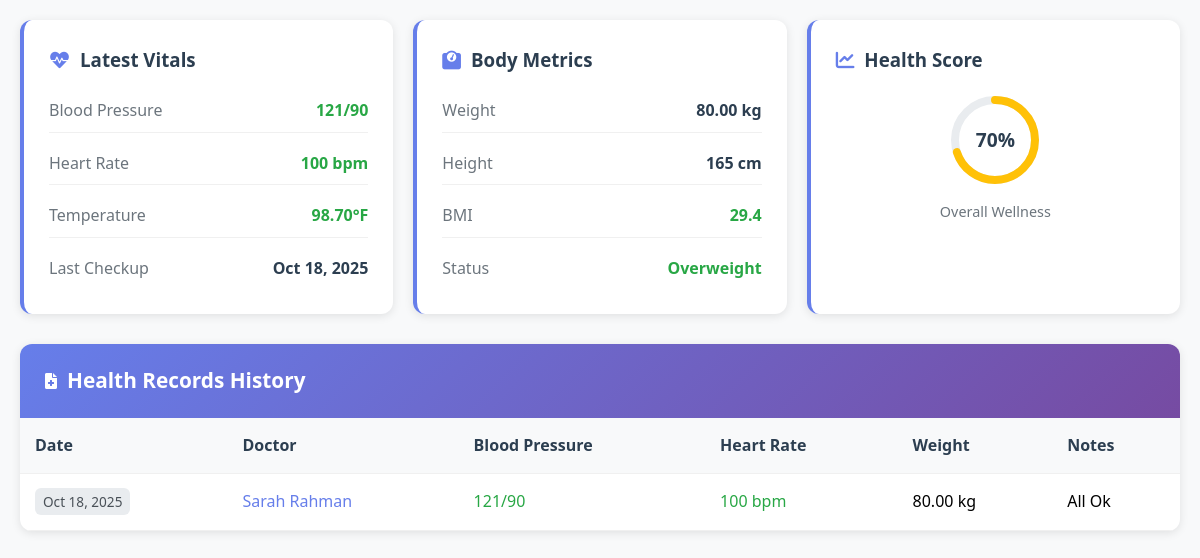
The page /resident/health.php (signed in) on the database its author committed.
### tables this page shows
CREATE TABLE `health_records` (
  `id` int(11) NOT NULL,
  `resident_id` int(11) DEFAULT NULL,
  `doctor_id` int(11) DEFAULT NULL,
  `checkup_date` date DEFAULT NULL,
  `blood_pressure` varchar(20) DEFAULT NULL,
  `blood_sugar` decimal(5,2) DEFAULT NULL,
  `weight` decimal(5,2) DEFAULT NULL,
  `heart_rate` int(11) DEFAULT NULL,
  `temperature` decimal(4,2) DEFAULT NULL,
  `notes` text DEFAULT NULL,
  `prescribed_medicines` text DEFAULT NULL,
  `next_checkup_date` date DEFAULT NULL,
  `created_at` timestamp NOT NULL DEFAULT current_timestamp()
);

CREATE TABLE `residents` (
  `id` int(11) NOT NULL,
  `user_id` int(11) DEFAULT NULL,
  `room_number` varchar(10) DEFAULT NULL,
  `plan_id` int(11) DEFAULT NULL,
  `admission_date` date DEFAULT NULL,
  `medical_conditions` text DEFAULT NULL,
  `allergies` text DEFAULT NULL,
  `family_contact_info` text DEFAULT NULL,
  `payment_status` enum('Paid','Pending','Overdue') DEFAULT 'Pending',
  `last_payment_date` date DEFAULT NULL,
  `next_payment_due` date DEFAULT NULL,
  `health_score` int(11) DEFAULT 70,
  `mental_health_score` int(11) DEFAULT 70,
  `laundry_usage_current_month` int(11) DEFAULT 0,
  `cleaning_usage_current_month` int(11) DEFAULT 0,
  `created_at` timestamp NOT NULL DEFAULT current_timestamp(),
  `updated_at` timestamp NOT NULL DEFAULT current_timestamp() ON UPDATE current_timestamp()
);

### resident/health.php (the view, shortened to what this page needs)
<?php
$database = new Database();
$db = $database->getConnection();
$resident_query = "SELECT u.*, r.*, pp.plan_name, pp.monthly_fee, pp.laundry_limit, pp.cleaning_limit
                   FROM users u
                   JOIN residents r ON u.id = r.user_id
                   JOIN payment_plans pp ON r.plan_id = pp.id
                   WHERE u.id = :user_id";
$resident_stmt = $db->prepare($resident_query);
$resident_stmt->bindParam(':user_id', $_SESSION['user_id']);
$resident_stmt->execute();
$resident = $resident_stmt->fetch(PDO::FETCH_ASSOC);
$records_query = "SELECT hr.*,
                  CONCAT(du.first_name, ' ', du.last_name) as doctor_name
                  FROM health_records hr
                  JOIN doctors d ON hr.doctor_id = d.id
                  JOIN users du ON d.user_id = du.id
                  WHERE hr.resident_id = :resident_id
                  ORDER BY hr.checkup_date DESC";
$records_stmt = $db->prepare($records_query);
$records_stmt->bindParam(':resident_id', $resident['id']);
$records_stmt->execute();
$health_records = $records_stmt->fetchAll(PDO::FETCH_ASSOC);
if (count($health_records) > 0) {
    $latest_record = $health_records[0];
    $height = 165;
    $bmi = $latest_record['weight'] ? round($latest_record['weight'] / (($height / 100) ** 2), 1) : 0;
} else {
    $latest_record = null;
    $bmi = 0;
}
$health_score = $resident['health_score'] ?? 0;
?>
<!DOCTYPE html>
<html lang="en">
<head>
    <link href="https://cdnjs.cloudflare.com/ajax/libs/font-awesome/6.0.0/css/all.min.css" rel="stylesheet">
</head>
<body>
    <div class="health-container">
        <div class="health-overview">
            <div class="health-card">
                <h3><i class="fas fa-heartbeat"></i> Latest Vitals</h3>
                <?php if ($latest_record): ?>
                    <div class="health-metric">
                        <span class="metric-label">Blood Pressure</span>
                        <span class="metric-value good"><?php echo $latest_record['blood_pressure'] ?? 'N/A'; ?></span>
                    </div>
                    <div class="health-metric">
                        <span class="metric-label">Heart Rate</span>
                        <span class="metric-value good"><?php echo $latest_record['heart_rate'] ? $latest_record['heart_rate'] . ' bpm' : 'N/A'; ?></span>
                    </div>
                    <div class="health-metric">
                        <span class="metric-label">Temperature</span>
                        <span class="metric-value good"><?php echo $latest_record['temperature'] ? $latest_record['temperature'] . '°F' : 'N/A'; ?></span>
                    </div>
                    <div class="health-metric">
                        <span class="metric-label">Last Checkup</span>
                        <span class="metric-value"><?php echo date('M j, Y', strtotime($latest_record['checkup_date'])); ?></span>
                    </div>
                <?php else: ?>
                    <p style="color: #666; text-align: center; padding: 20px;">No health records available</p>
                <?php endif; ?>
            </div>
            <div class="health-card">
                <h3><i class="fas fa-weight"></i> Body Metrics</h3>
                <?php if ($latest_record): ?>
                    <div class="health-metric">
                        <span class="metric-label">Weight</span>
                        <span class="metric-value"><?php echo $latest_record['weight'] ? $latest_record['weight'] . ' kg' : 'N/A'; ?></span>
                    </div>
                    <div class="health-metric">
                        <span class="metric-label">Height</span>
                        <span class="metric-value">165 cm</span>
                    </div>
                    <div class="health-metric">
                        <span class="metric-label">BMI</span>
                        <span class="metric-value bmi-normal"><?php echo $bmi; ?></span>
                    </div>
                    <div class="health-metric">
                        <span class="metric-label">Status</span>
                        <span class="metric-value bmi-normal"><?php echo $bmi < 18.5 ? 'Underweight' : ($bmi < 25 ? 'Normal' : ($bmi < 30 ? 'Overweight' : 'Obese')); ?></span>
                    </div>
                <?php else: ?>
                    <p style="color: #666; text-align: center; padding: 20px;">No body metrics available</p>
                <?php endif; ?>
            </div>
            <div class="health-card">
                <h3><i class="fas fa-chart-line"></i> Health Score</h3>
                <div class="health-score-container">
                    <div class="health-score-circle">
                        <svg class="progress-circle">
                            <circle class="progress-circle-bg" cx="50" cy="50" r="40"></circle>
                            <circle class="progress-circle-fill" cx="50" cy="50" r="40" data-score="<?php echo $health_score; ?>"></circle>
                        </svg>
                        <div class="score-text"><?php echo $health_score; ?>%</div>
                    </div>
                    <div class="score-label">Overall Wellness</div>
                </div>
            </div>
        </div>
        <div class="records-section">
            <div class="section-header">
                <i class="fas fa-file-medical"></i>
                <h2>Health Records History</h2>
            </div>
            <table class="records-table">
                <thead>
                    <tr>
                        <th>Date</th>
                        <th>Doctor</th>
                        <th>Blood Pressure</th>
                        <th>Heart Rate</th>
                        <th>Weight</th>
                        <th>Notes</th>
                    </tr>
                </thead>
                <tbody>
                    <?php if (count($health_records) > 0): ?>
                        <?php foreach ($health_records as $record): ?>
                        <tr>
                            <td>
                                <span class="date-badge">
                                    <?php echo date('M j, Y', strtotime($record['checkup_date'])); ?>
                                </span>
                            </td>
                            <td>
                                <span class="doctor-name"><?php echo htmlspecialchars($record['doctor_name']); ?></span>
                            </td>
                            <td>
                                <span class="vital-good"><?php echo $record['blood_pressure'] ?? 'N/A'; ?></span>
                            </td>
                            <td>
                                <span class="vital-good"><?php echo $record['heart_rate'] ? $record['heart_rate'] . ' bpm' : 'N/A'; ?></span>
                            </td>
                            <td>
                                <?php echo $record['weight'] ? $record['weight'] . ' kg' : 'N/A'; ?>
                            </td>
                            <td class="notes-cell" title="<?php echo htmlspecialchars($record['notes'] ?? ''); ?>">
                                <?php echo htmlspecialchars($record['notes'] ?? 'No notes'); ?>
                            </td>
                        </tr>
                        <?php endforeach; ?>
                    <?php endif; ?>
                </tbody>
            </table>
        </div>
    </div>
</body>
</html>

### resident/health.php (style rules this page uses)
* { margin: 0; padding: 0; box-sizing: border-box; }
body { font-family: 'Segoe UI', Tahoma, Geneva, Verdana, sans-serif; background: #f8f9fa; padding: 20px; line-height: 1.6; }
.health-container { max-width: 1200px; margin: 0 auto; }
.health-overview { display: grid; grid-template-columns: repeat(auto-fit, minmax(250px, 1fr)); gap: 20px; margin-bottom: 30px; }
.health-card { background: white; padding: 25px; border-radius: 12px; box-shadow: 0 2px 10px rgba(0, 0, 0, 0.1); border-left: 4px solid #667eea; }
.health-card h3 { color: #2c3e50; margin-bottom: 15px; display: flex; align-items: center; gap: 10px; }
.health-card i { color: #667eea; }
.health-metric { display: flex; justify-content: space-between; align-items: center; margin-bottom: 10px; padding: 8px 0; border-bottom: 1px solid #f0f0f0; }
.health-metric:last-child { border-bottom: none; margin-bottom: 0; }
.metric-label { color: #6c757d; font-weight: 500; }
.metric-value { color: #2c3e50; font-weight: 600; }
.metric-value.good { color: #28a745; }
.records-section { background: white; border-radius: 12px; box-shadow: 0 2px 10px rgba(0, 0, 0, 0.1); overflow: hidden; }
.section-header { background: linear-gradient(135deg, #667eea, #764ba2); color: white; padding: 20px 25px; display: flex; align-items: center; gap: 10px; }
.section-header h2 { margin: 0; font-size: 1.3rem; }
.records-table { width: 100%; border-collapse: collapse; }
.records-table th, .records-table td { padding: 15px; text-align: left; border-bottom: 1px solid #f0f0f0; }
.records-table th { background: #f8f9fa; font-weight: 600; color: #2c3e50; }
.date-badge { background: #e9ecef; padding: 4px 8px; border-radius: 6px; font-size: 0.85rem; color: #495057; }
.doctor-name { color: #667eea; font-weight: 500; }
.vital-good { color: #28a745; font-weight: 500; }
.notes-cell { max-width: 300px; overflow: hidden; text-overflow: ellipsis; white-space: nowrap; }
.health-score-container { display: flex; align-items: center; justify-content: center; flex-direction: column; }
.health-score-circle { position: relative; width: 100px; height: 100px; margin-bottom: 10px; }
.progress-circle { width: 100px; height: 100px; transform: rotate(-90deg); }
.score-text { position: absolute; top: 50%; left: 50%; transform: translate(-50%, -50%); font-size: 1.2rem; font-weight: 700; color: #2c3e50; }
.score-label { text-align: center; color: #6c757d; font-size: 0.9rem; }
.bmi-normal { color: #28a745; }

### rows shown on the page
health_records: blood_pressure "121/90", heart_rate "100", temperature "98.70", checkup_date "Oct 18, 2025", weight "80.00", weight "29.4", doctor_name "Sarah Rahman", notes "All Ok"
residents: health_score "70"
